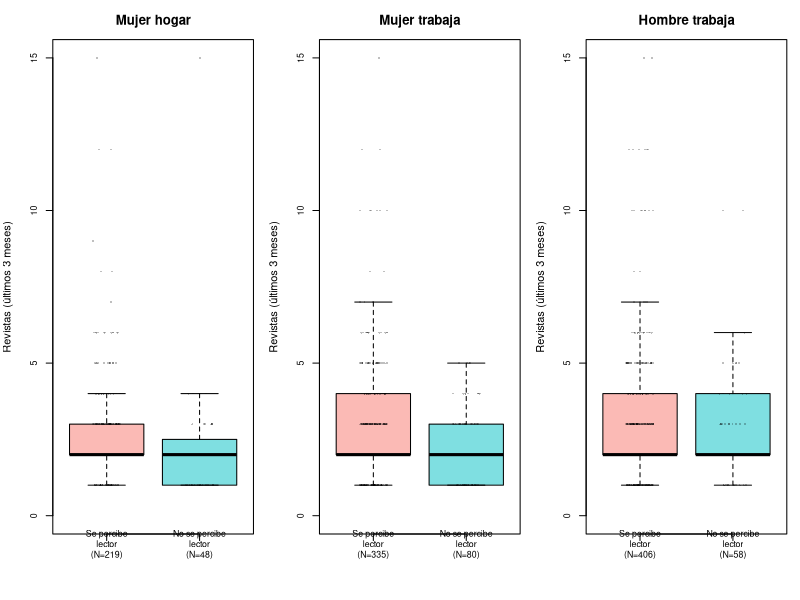
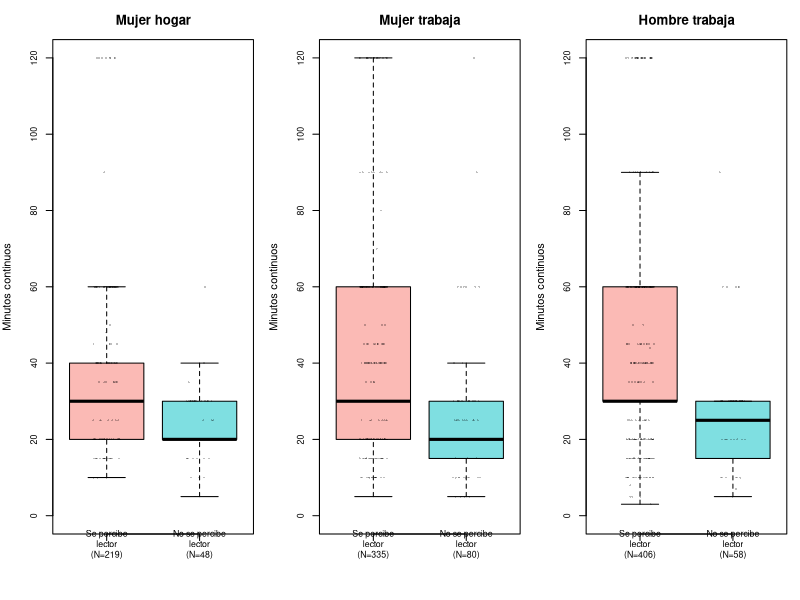
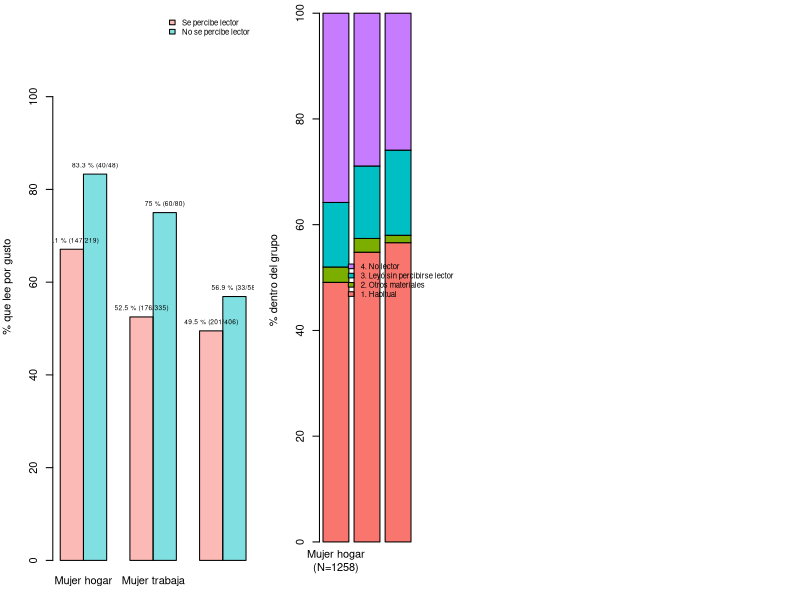
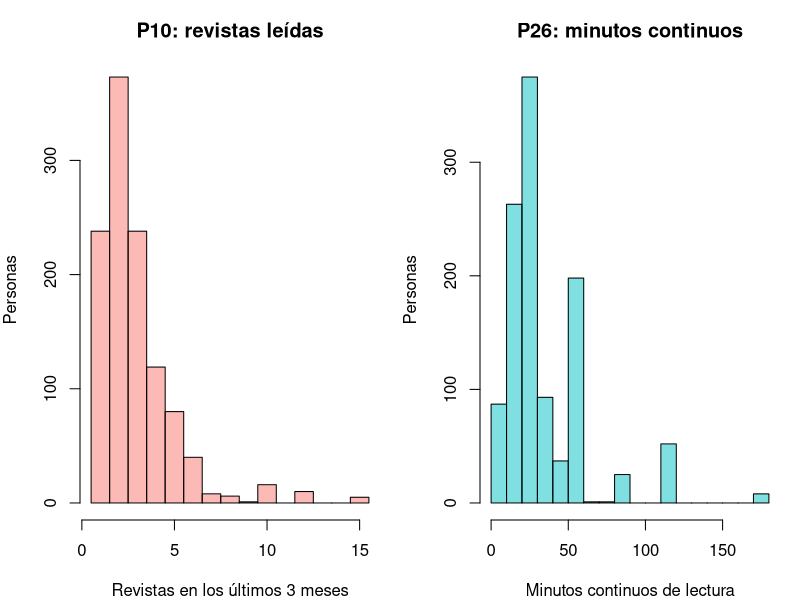

These figures' R source, in order:
## ---- chunk 1
knitr::opts_chunk$set(echo = FALSE, warning = FALSE, message = FALSE,
                      fig.width = 7, fig.height = 3, dpi = 120)
options(knitr.kable.NA = "—")
library(knitr)
library(e1071)

pct = function(a, b) round(100 * a / b, 1)
f   = function(x) sprintf("%.1f", unname(x))
si  = function(cond, a, b = "") if (isTRUE(cond)) a else b
## ---- chunk 2
raw = read.csv("datos/DatosEquipo6_v2.csv")

names(raw) = c("anio", "H_LEC", "SEXO", "COND_ACT", "P10", "P11", "P26")
datos = raw
vars6 = c("H_LEC", "SEXO", "COND_ACT", "P10", "P11", "P26")

calidad = data.frame(
  Variable = vars6,
  Vacios = colSums(is.na(raw[, vars6])),
  Fuera = c(sum(!(raw$H_LEC %in% c(1:4, NA))),
            sum(!(raw$SEXO %in% c(1:2, NA))),
            sum(!(raw$COND_ACT %in% c(1:10, NA))),
            sum(raw$P10 > 25, na.rm = TRUE),
            sum(!(raw$P11 %in% c(1:6, NA))),
            sum(raw$P26 < 2 | raw$P26 > 360, na.rm = TRUE)),
  row.names = NULL)
fuera10 = calidad$Fuera[calidad$Variable == "P10"]

motivos = c("Trabajo", "Estudio", "Cultura general / estar al día",
            "Gusto / entretenimiento", "Religión", "Otro")

datos$Sexo_lbl  = factor(datos$SEXO, levels = 1:2, labels = c("Hombre", "Mujer"))
datos$H_LEC_lbl = factor(datos$H_LEC, levels = 1:4,
                         labels = c("1. Habitual", "2. Otros materiales",
                                    "3. Leyó sin percibirse lector", "4. No lector"))

datos$Aut = NA
datos$Aut[datos$H_LEC %in% 1] = "Se percibe lector"
datos$Aut[datos$H_LEC %in% 3] = "No se percibe lector"
datos$Aut = factor(datos$Aut, levels = c("Se percibe lector", "No se percibe lector"))

datos$Grupo = NA
datos$Grupo[datos$SEXO %in% 2 & datos$COND_ACT %in% 7]   = "Mujer hogar"
datos$Grupo[datos$SEXO %in% 2 & datos$COND_ACT %in% 1:3] = "Mujer trabaja"
datos$Grupo[datos$SEXO %in% 1 & datos$COND_ACT %in% 1:3] = "Hombre trabaja"
datos$Grupo = factor(datos$Grupo, levels = c("Mujer hogar", "Mujer trabaja", "Hombre trabaja"))

datos$Cond_lbl = cut(datos$COND_ACT, breaks = c(0, 3, 5, 6, 7, 8, 10),
                     labels = c("Trabaja o tiene trabajo (01-03)", "Busca o espera trabajo (04-05)",
                                "Estudiante (06)", "Quehaceres del hogar (07)",
                                "Jubilado o pensionado (08)", "Incapacitado u otra situación (09-10)"))

V = subset(datos, !is.na(H_LEC))   
U = subset(V, !is.na(Grupo)) 
L = subset(U, H_LEC %in% c(1, 3) & !is.na(P10)) 
H = subset(V, SEXO == 1 & COND_ACT == 7) 

n_est   = sum(V$COND_ACT %in% 6)
n_jub   = sum(V$COND_ACT %in% 8)
n_otras = sum(V$COND_ACT %in% c(4:6, 8:10))
## ---- chunk 3
x = L$P10
m10 = c(N = length(x), Media = mean(x), Mediana = median(x), DE = sd(x),
        CV = 100 * sd(x) / mean(x),
        Q1 = quantile(x, 0.25, names = FALSE), Q3 = quantile(x, 0.75, names = FALSE),
        Min = min(x), Max = max(x), Sesgo = skewness(x), Curtosis = kurtosis(x))

x = L$P26
m26 = c(N = length(x), Media = mean(x), Mediana = median(x), DE = sd(x),
        CV = 100 * sd(x) / mean(x),
        Q1 = quantile(x, 0.25, names = FALSE), Q3 = quantile(x, 0.75, names = FALSE),
        Min = min(x), Max = max(x), Sesgo = skewness(x), Curtosis = kurtosis(x))

tab_num = rbind(m10, m26)
rownames(tab_num) = c("P10: revistas (3 meses)", "P26: minutos continuos")
kable(round(tab_num, 1), caption = "Tabla 1. Medidas descriptivas de P10 y P26 en lectores de revistas")
s10 = round(tab_num[1, ], 1)
s26 = round(tab_num[2, ], 1)
## ---- chunk 4
fh = table(V$H_LEC_lbl)
fp = table(factor(L$P11, levels = 1:6, labels = motivos))
ph = pct(as.vector(fh), sum(fh))
pp = pct(as.vector(fp), sum(fp))
t3 = rbind(
  data.frame(Variable = paste0("H_LEC (N=", nrow(V), ")"), Categoría = names(fh),
             n = as.vector(fh), "%" = ph, check.names = FALSE),
  data.frame(Variable = paste0("P11 (N=", nrow(L), ")"), Categoría = names(fp),
             n = as.vector(fp), "%" = pp, check.names = FALSE))
## ---- chunk 5
tb = table(U$Grupo, U$H_LEC_lbl)
pc = round(100 * prop.table(tb, 1), 1)
t4 = data.frame(Grupo = rownames(tb), N = as.vector(rowSums(tb)),
                as.data.frame.matrix(pc), check.names = FALSE, row.names = NULL)
names(t4)[3:6] = c("1 Habitual", "2 Otros", "3 Leyó sin percibirse lector", "4 No lector")
t4[["% con H_LEC 3 entre quienes no acostumbran leer"]] = pct(tb[, 3], tb[, 3] + tb[, 4])
kable(t4, caption = "Tabla 2. Condición lectora (H_LEC) dentro de cada grupo, en %")

hab = pc[, 1]; sper = pc[, 3]; nol = pc[, 4]
pr = t4[[ncol(t4)]]

A = subset(U, H_LEC %in% c(1, 3))
A$Leyo_revistas = !is.na(A$P10)
cob = aggregate(Leyo_revistas ~ Aut + Grupo, data = A, FUN = length)
names(cob) = c("Autopercepción", "Grupo", "N")
cob[["Leyeron revistas"]] = aggregate(Leyo_revistas ~ Aut + Grupo, data = A, FUN = sum)$Leyo_revistas
cob[["%"]] = pct(cob[["Leyeron revistas"]], cob$N)
cob = cob[, c("Grupo", "Autopercepción", "N", "Leyeron revistas", "%")]
cp = cob[["%"]]
## ---- chunk 6
#P10
res10 = aggregate(P10 ~ Aut + Grupo, data = L, FUN = length)
names(res10) = c("Aut", "Grupo", "N")
res10$Media   = round(aggregate(P10 ~ Aut + Grupo, data = L, FUN = mean)$P10, 1)
res10$DE      = round(aggregate(P10 ~ Aut + Grupo, data = L, FUN = sd)$P10, 1)
res10$Min     = aggregate(P10 ~ Aut + Grupo, data = L, FUN = min)$P10
res10$Q1      = aggregate(P10 ~ Aut + Grupo, data = L, FUN = quantile, probs = 0.25)$P10
res10$Mediana = aggregate(P10 ~ Aut + Grupo, data = L, FUN = median)$P10
res10$Q3      = aggregate(P10 ~ Aut + Grupo, data = L, FUN = quantile, probs = 0.75)$P10
res10$Max     = aggregate(P10 ~ Aut + Grupo, data = L, FUN = max)$P10
res10 = res10[, c("Grupo", "Aut", "N", "Media", "DE", "Min", "Q1", "Mediana", "Q3", "Max")]
names(res10) = c("Grupo", "Autopercepción", "N", "Media", "DE", "Mín", "Q1", "Mediana", "Q3", "Máx")
kable(res10, caption = "Tabla 3. Número de revistas leídas (P10) por grupo y autopercepción")

# Diagramas de caja
par(mfrow = c(1, 3), mar = c(5, 4, 3, 1))
for (g in levels(L$Grupo)) {
  d = subset(L, Grupo == g)
  nombres = paste0(c("Se percibe\nlector", "No se percibe\nlector"), "\n(N=", table(d$Aut), ")")
  boxplot(P10 ~ Aut, data = d, names = nombres, ylim = c(0, 15), outline = FALSE,
          col = c("#F8766D80", "#00BFC480"), main = g, xlab = "",
          ylab = "Revistas (últimos 3 meses)", cex.axis = 0.8)
  stripchart(P10 ~ Aut, data = d, vertical = TRUE, method = "jitter", jitter = 0.15,
             pch = 16, cex = 0.4, col = rgb(0, 0, 0, 0.25), add = TRUE)
}

lec = c(1, 3, 5); nlec = c(2, 4, 6)
dm10 = res10$Mediana[lec] - res10$Mediana[nlec]
dx10 = round(res10$Media[lec] - res10$Media[nlec], 1)
p10_parecido = all(abs(dm10) <= 1)
## ---- chunk 7

res26 = aggregate(P26 ~ Aut + Grupo, data = L, FUN = length)
names(res26) = c("Aut", "Grupo", "N")
res26$Media   = round(aggregate(P26 ~ Aut + Grupo, data = L, FUN = mean)$P26, 1)
res26$DE      = round(aggregate(P26 ~ Aut + Grupo, data = L, FUN = sd)$P26, 1)
res26$Min     = aggregate(P26 ~ Aut + Grupo, data = L, FUN = min)$P26
res26$Q1      = aggregate(P26 ~ Aut + Grupo, data = L, FUN = quantile, probs = 0.25)$P26
res26$Mediana = aggregate(P26 ~ Aut + Grupo, data = L, FUN = median)$P26
res26$Q3      = aggregate(P26 ~ Aut + Grupo, data = L, FUN = quantile, probs = 0.75)$P26
res26$Max     = aggregate(P26 ~ Aut + Grupo, data = L, FUN = max)$P26
res26 = res26[, c("Grupo", "Aut", "N", "Media", "DE", "Min", "Q1", "Mediana", "Q3", "Max")]
names(res26) = c("Grupo", "Autopercepción", "N", "Media", "DE", "Mín", "Q1", "Mediana", "Q3", "Máx")
kable(res26, caption = "Tabla 4. Minutos continuos de lectura (P26) por grupo y autopercepción (cualquier material)")

# Diagramas de caja
par(mfrow = c(1, 3), mar = c(5, 4, 3, 1))
for (g in levels(L$Grupo)) {
  d = subset(L, Grupo == g)
  nombres = paste0(c("Se percibe\nlector", "No se percibe\nlector"), "\n(N=", table(d$Aut), ")")
  boxplot(P26 ~ Aut, data = d, names = nombres, ylim = c(0, 120), outline = FALSE,
          col = c("#F8766D80", "#00BFC480"), main = g, xlab = "",
          ylab = "Minutos continuos", cex.axis = 0.8)
  stripchart(P26 ~ Aut, data = d, vertical = TRUE, method = "jitter", jitter = 0.15,
             pch = 16, cex = 0.4, col = rgb(0, 0, 0, 0.25), add = TRUE)
}

dm26 = res26$Mediana[lec] - res26$Mediana[nlec]
dx26 = round(res26$Media[lec] - res26$Media[nlec], 1)
p26_lec_mayor = all(res26$Media[lec] > res26$Media[nlec])
hogar_corta = res26$Media[1] < min(res26$Media[c(3, 5)]) & res26$Q3[1] <= min(res26$Q3[c(3, 5)])
## ---- chunk 8
# P11
L$Gusto = L$P11 == 4
Q3 = aggregate(Gusto ~ Aut + Grupo, data = L, FUN = length)
names(Q3) = c("Autopercepción", "Grupo", "N")
Q3[["Gusto (n)"]] = aggregate(Gusto ~ Aut + Grupo, data = L, FUN = sum)$Gusto
Q3[["Gusto (%)"]] = pct(Q3[["Gusto (n)"]], Q3$N)
Q3[["Otros motivos (%)"]] = pct(Q3$N - Q3[["Gusto (n)"]], Q3$N)
Q3 = Q3[, c("Grupo", "Autopercepción", "N", "Gusto (n)", "Gusto (%)", "Otros motivos (%)")]

m  = matrix(Q3[["Gusto (%)"]], nrow = 2)
nm = matrix(Q3[["Gusto (n)"]], nrow = 2)
Nm = matrix(Q3[["N"]], nrow = 2)
par(mar = c(3, 4, 1, 1))
bp = barplot(m, beside = TRUE, names.arg = levels(L$Grupo), col = c("#F8766D80", "#00BFC480"),
             ylim = c(0, 118), ylab = "% que lee por gusto",
             legend.text = levels(L$Aut), args.legend = list(x = "topright", cex = 0.7, bty = "n"))
text(bp, m, labels = paste0(m, " % (", nm, "/", Nm, ")"), pos = 3, cex = 0.6)

gusto = Q3[["Gusto (%)"]]
dg = round(gusto[nlec] - gusto[lec], 1)
p11_dir = all(dg > 0)
hogar_gusto = gusto[1] > max(gusto[c(3, 5)])
## ---- chunk 9
tab_var = data.frame(
  Variable = vars6,
  Descripción = c("Condición lectora construida por INEGI",
                  "Sexo (preg. 8)", "Condición de actividad la semana pasada (preg. 15)",
                  "Revistas leídas en tres meses (preg. 10)",
                  "Motivo principal de lectura de revistas (preg. 11)",
                  "Minutos continuos de lectura de algún material (preg. 26)"),
  Tipo = c("Cat. nominal", "Cat. nominal", "Cat. nominal",
           "Num. discreta", "Cat. nominal", "Num. continua"),
  "Unidad o categorías" = c("1 Habitual; 2 Otros materiales; 3 Leyó sin acostumbrar; 4 No lector",
                            "1 Hombre; 2 Mujer",
                            "01-03 trabaja; 04-05 busca trabajo; 06 estudia; 07 hogar; 08 jubilado; 09-10 otra; 99 no especificado",
                            "Revistas (diccionario: 1 a 25)",
                            "1 Trabajo; 2 Estudio; 3 Cultura general; 4 Gusto; 5 Religión; 6 Otro",
                            "Minutos (diccionario: 2 a 360)"),
  "Falt. (n)" = calidad$Vacios,
  "Falt. (%)" = pct(calidad$Vacios, nrow(raw)),
  "Fuera rango (n)" = calidad$Fuera,
  check.names = FALSE)
cap_a1 = "Tabla A1. Variables seleccionadas y calidad de los datos (sobre todos los registros; en P10, P11 y P26 el vacío es un pase de pregunta)"
if (knitr::is_latex_output()) {
  # En PDF se fijan anchos de columna para que el texto largo se acomode
  kable(tab_var, format = "latex", booktabs = TRUE, caption = cap_a1, position = "H",
        align = c("p{1.8cm}", "p{3.4cm}", "p{1.8cm}", "p{4.2cm}", "r", "r", "r"))
} else {
  kable(tab_var, caption = cap_a1)
}
## ---- chunk 10
tn = table(V$Cond_lbl, V$Sexo_lbl)
tc = data.frame(Condición = rownames(tn),
                Hombres = as.vector(tn[, "Hombre"]), "% hombres" = pct(as.vector(tn[, "Hombre"]), sum(tn[, "Hombre"])),
                Mujeres = as.vector(tn[, "Mujer"]), "% mujeres" = pct(as.vector(tn[, "Mujer"]), sum(tn[, "Mujer"])),
                check.names = FALSE)
kable(tc, caption = "Tabla A2. Composición por SEXO y COND_ACT (personas con H_LEC válido)")
## ---- chunk 11
L$Subgrupo = interaction(L$Grupo, L$Aut, sep = " / ", lex.order = TRUE)
n6 = table(L$Subgrupo, factor(L$P11, levels = 1:6))
p6 = round(100 * prop.table(n6, 1), 1)
d6 = data.frame(Grupo = rep(levels(L$Grupo), each = 2),
                Autopercepción = rep(levels(L$Aut), times = 3),
                N = as.vector(rowSums(n6)),
                matrix(paste0(n6, " (", p6, ")"), nrow = 6), check.names = FALSE)
names(d6)[4:9] = c("Trabajo", "Estudio", "Cultura", "Gusto", "Religión", "Otro")
kable(d6, caption = "Tabla A3. Motivo principal de lectura de revistas, n (%) por grupo y autopercepción")
## ---- chunk 12
U34 = subset(U, H_LEC %in% c(3, 4))
L1  = subset(L, H_LEC == 1)
L3  = subset(L, H_LEC == 3)
est = data.frame(Año = sort(unique(U$anio)),
                 N = as.vector(table(U$anio)),
                 "% habitual" = round(100 * tapply(U$H_LEC == 1, U$anio, mean), 1),
                 "% H_LEC 3 entre quienes no acostumbran leer" = round(100 * tapply(U34$H_LEC == 3, U34$anio, mean), 1),
                 "Mediana P10 (percibe / no)" = paste(tapply(L1$P10, L1$anio, median), "/", tapply(L3$P10, L3$anio, median)),
                 "Mediana P26 (percibe / no)" = paste(tapply(L1$P26, L1$anio, median), "/", tapply(L3$P26, L3$anio, median)),
                 "% gusto (percibe / no)" = paste(round(100 * tapply(L1$P11 == 4, L1$anio, mean), 1), "/",
                                                  round(100 * tapply(L3$P11 == 4, L3$anio, mean), 1)),
                 check.names = FALSE, row.names = NULL)
kable(est, caption = "Tabla A4. Indicadores principales por año (tres grupos juntos). Los archivos de distintos años no contienen a las mismas personas")
## ---- chunk 13
flujo = data.frame(
  Concepto = c("Registros en la base (2022-2024)",
               "Sin categoría válida de H_LEC (blanco por pase)",
               "Con H_LEC válido",
               "   Hombres dedicados al hogar (solo casos, Anexo A7)",
               "   Estudiantes, jubilados, personas que buscan trabajo y otras condiciones (no se comparan)",
               "   Sin SEXO o COND_ACT especificado",
               "Universo del análisis (tres grupos)",
               "Lectores de revistas con H_LEC = 1 o 3 (P10 con valor)"),
  n = c(nrow(datos), sum(is.na(datos$H_LEC)), nrow(V), nrow(H), n_otras,
        nrow(V) - nrow(U) - nrow(H) - n_otras, nrow(U), nrow(L)))
kable(flujo, caption = "Tabla A5. Registros y universos del análisis")
## ---- chunk 14
kable(t3, caption = "Tabla A6. Distribución de frecuencias de H_LEC (personas con H_LEC válido) y de P11 (lectores de revistas)")
## ---- chunk 15
kable(cob, caption = "Tabla A7. Personas que leyeron revistas en los últimos tres meses, por grupo y autopercepción")
## ---- chunk 16
op = par(mar = c(4, 4, 1, 9))
barplot(t(pc), col = c("#F8766D", "#7CAE00", "#00BFC4", "#C77CFF"), ylab = "% dentro del grupo",
        names.arg = paste0(rownames(tb), "\n(N=", rowSums(tb), ")"),
        legend.text = colnames(pc), args.legend = list(x = "right", inset = c(-0.45, 0), xpd = NA, bty = "n", cex = 0.7))
par(op)
## ---- chunk 17
op = par(mfrow = c(1, 2), mar = c(4, 4, 3, 1))
hist(L$P10[L$P10 <= 15], breaks = seq(0.5, 15.5, 1), col = "#F8766D80",
     main = "P10: revistas leídas", xlab = "Revistas en los últimos 3 meses", ylab = "Personas")
hist(L$P26[L$P26 <= 180], breaks = seq(0, 180, 10), col = "#00BFC480",
     main = "P26: minutos continuos", xlab = "Minutos continuos de lectura", ylab = "Personas")
par(op)
